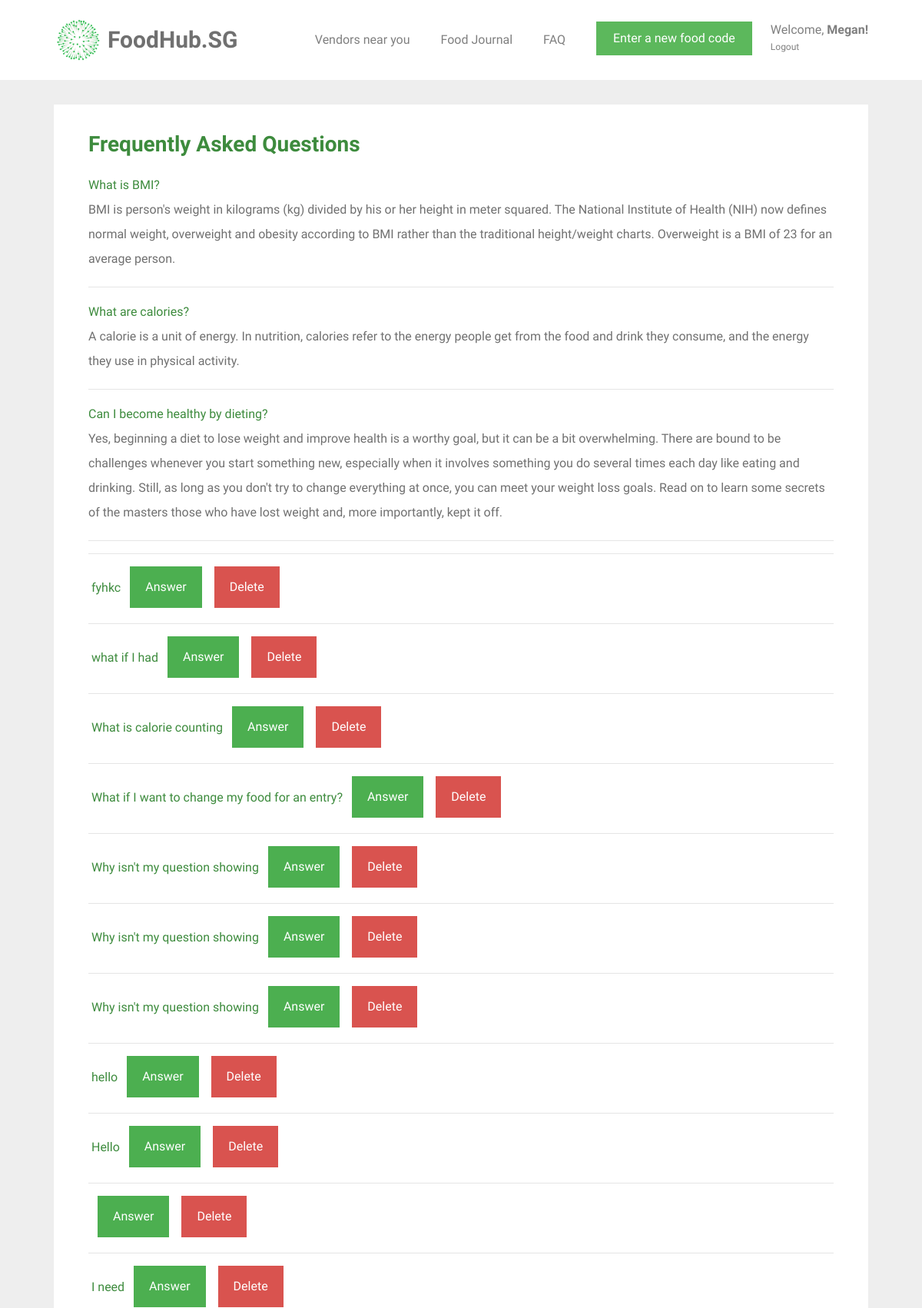
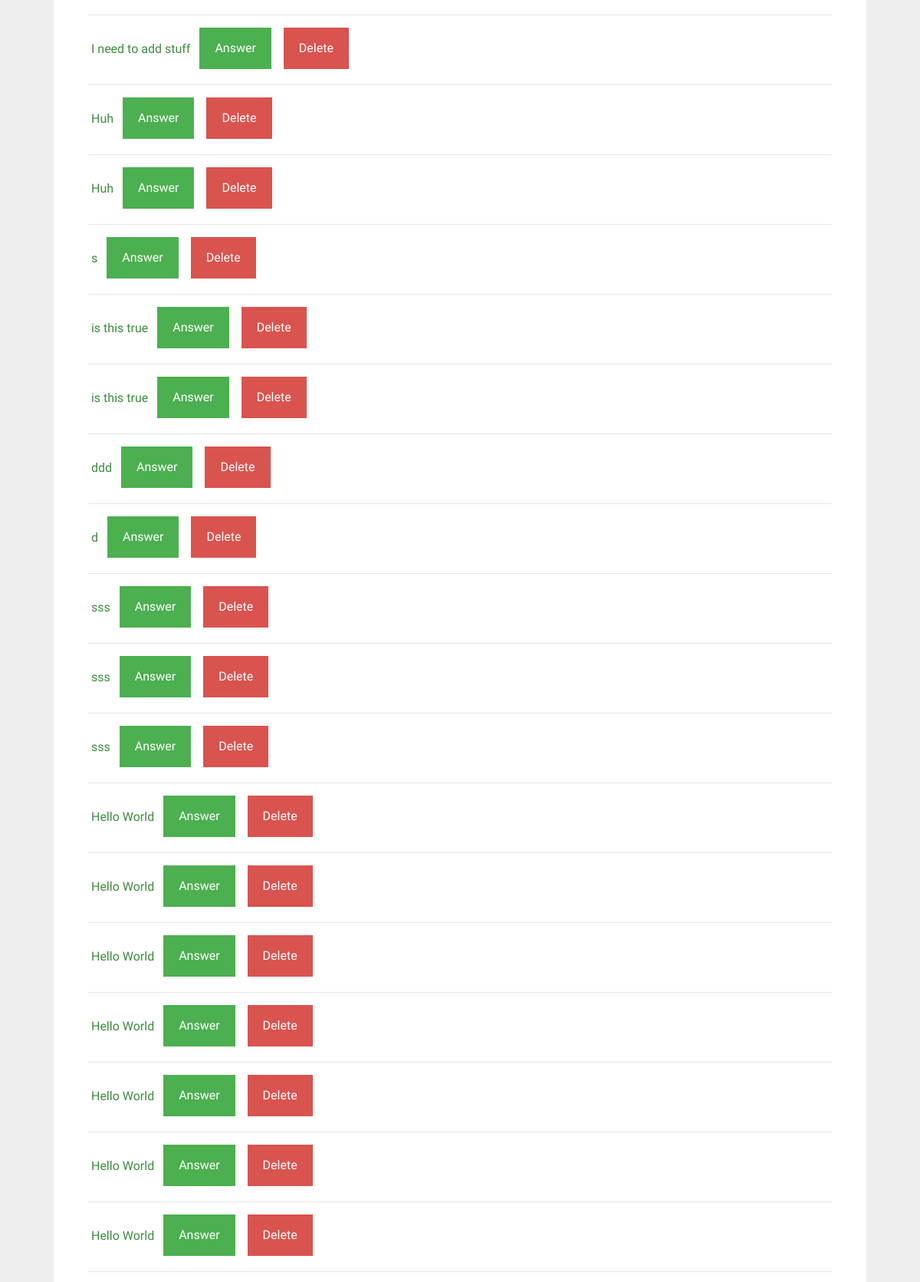
The app's page /faq (signed in, upper part) with its own data (2 pictures, top to bottom).
### tables this page shows
CREATE TABLE user (
  id INTEGER PRIMARY KEY AUTOINCREMENT,
  name TEXT NOT NULL,
  email VARCHAR(512) UNIQUE NOT NULL,
  password TEXT NOT NULL,
  height INTEGER NOT NULL,
  weight INTEGER NOT NULL
);

CREATE TABLE question_and_answer (
  id INTEGER PRIMARY KEY AUTOINCREMENT,
  question TEXT,
  answer TEXT
);

### foodhubsg/user.py (the view, shortened to what this page needs)
@bp.route('/faq', methods=('GET', 'POST'))
@login_required
def faq():
    db = get_db()
    queries = db.execute('SELECT id, question FROM question_and_answer').fetchall()
    return render_template('user/faq.html', queries=queries)

### foodhubsg/auth.py (called while the page is built)
def login_required(view):
    @functools.wraps(view)
    def wrapped_view(**kwargs):
        if g.user is None:
            return redirect(url_for('auth.login'))
        return view(**kwargs)
    return wrapped_view

@bp.before_app_request
def load_logged_in_user():
    user_id = session.get('user_id')
    if user_id is None:
        g.user = None
    else:
        g.user = get_db().execute(
            'SELECT * FROM user WHERE id = ?', (user_id,)
        ).fetchone()

### foodhubsg/db.py (called while the page is built)
def get_db():
    if 'db' not in g:
        g.db = sqlite3.connect(
            current_app.config['DATABASE'],
            detect_types=sqlite3.PARSE_DECLTYPES
        )
        g.db.row_factory = sqlite3.Row
    return g.db

### foodhubsg/templates/user/faq.html (shortened to what this page needs)
{% extends 'base.html' %}
{% block content %}
<div id="colorlib-container">
    <div class="container">
        <div class="box1">
        <div class="row row-pb-md">
            <div class="col-md-12">
                    <h3 class="font_color"><b>Frequently Asked Questions</b></h3>
                    <b class="font_color">What is BMI?</b>
                    <p>BMI is person's weight in kilograms (kg) divided by his or her height in meter squared. The National Institute of Health (NIH) now defines normal weight, overweight and obesity according to BMI rather than the traditional height/weight charts. Overweight is a BMI of 23 for an average person.</p>
                <hr>
                    <b class="font_color">What are calories?</b>
                    <p>A calorie is a unit of energy. In nutrition, calories refer to the energy people get from the food and drink they consume, and the energy they use in physical activity.</p>
                <hr>
                    <b class="font_color">Can I become healthy by dieting?</b>
                    <p>Yes, beginning a diet to lose weight and improve health is a worthy goal, but it can be a bit overwhelming. There are bound to be challenges whenever you start something new, especially when it involves something you do several times each day like eating and drinking. Still, as long as you don't try to change everything at once, you can meet your weight loss goals. Read on to learn some secrets of the masters those who have lost weight and, more importantly, kept it off.</p>
                <hr>
                    {% for query in queries %}
                        <form method="get" id="answer-link" action="{{ url_for('user.answer', id=query[0]) }}">
                        <hr>
                         <b class="font_color"> {{ query[1] }}</b>
                        <input type="submit" value="Answer" name="action" class="btn btn-primary" style="background-color: #4CAF50; height: 54px; margin-left: 0.5em;">
                        <input type="submit" value="Delete" onclick="confirm_removal()" name="action" class="btn btn-primary" style="background-color: #d9534f; height: 54px; margin-left: 0.5em;">
                        </form>
                    {% endfor %}
            </div>
        </div>
        </div>
    </div>
</div>
{% endblock %}

### foodhubsg/templates/base.html (shortened to what this page needs)
<!doctype html>
<link rel="stylesheet" href="https://cdnjs.cloudflare.com/ajax/libs/font-awesome/4.7.0/css/font-awesome.min.css">
<link rel="stylesheet" href="https://stackpath.bootstrapcdn.com/bootstrap/4.1.3/css/bootstrap.min.css">
<link rel="stylesheet" href="../static/css/animate.css">
<link rel="stylesheet" href="../static/css/icomoon.css">
<link rel="stylesheet" href="../static/css/magnific-popup.css">
<link rel="stylesheet" href="../static/css/flexslider.css">
<link rel="stylesheet" href="../static/css/owl.carousel.min.css">
<link rel="stylesheet" href="../static/css/owl.theme.default.min.css">
<link rel="stylesheet" href="../static/css/style.css">
    {% block navbar %}
        <nav class="navbar navbar-light bg-white">
            <div class="container">
                <a class="navbar-brand" href="{{ url_for('index') }}">
                    <img src="../static/images/healthhub-logo.png" width="65px" height="60px" class="d-inline-block align-top" alt="FoodHub.SG Logo">
                    <span id="webname">FoodHub.SG</span>
                </a>
                {% if g.user %}
                    <ul class="navbar-nav ml-auto">
                        <li class="nav-item">
                            <a class="nav-link" href="{{ url_for('vendors.vendors') }}">Vendors near you</a>
                        </li>
                        <li class="nav-item">
                            <a class="nav-link" href="{{ url_for('food.food_journal') }}">Food Journal</a>
                        </li>
                        <li class="nav-item">
                            <a class="nav-link" href="{{ url_for('user.faq') }}">FAQ</a>
                        </li>
                        <li class="nav-item">
                            <a href="{{ url_for('food.food_journal') }}"><button type="button" class="btn btn-success">Enter a new food code</button></a>
                        </li>
                        <li class="nav-item settings nav-link">
                            <a class="nav-link" id="settings-link" href="{{ url_for('user.user_settings')}}">
                                Welcome, <span id="nav-name">{{ g.user['name'] }}!</span>
                            </a>
                            <a class="nav-link" id="logout-link" href="{{ url_for('auth.logout') }}">
                                Logout
                            </a>
                        </li>
                    </ul>
                {% endif %}
                {% endblock %}
            </div>
        </nav>
<section class="content">
    {% block content %}{% endblock %}
</section>

### foodhubsg/static/css/style.css (style rules this page uses)
.font_color { color: #3d8b3d; }
a { color: #F6490D; -webkit-transition: 0.5s; -o-transition: 0.5s; transition: 0.5s; }
p { margin-bottom: 20px; }
h1, h2, h3, h4, h5, h6, figure { color: #707070; font-weight: 400; margin: 0 0 20px 0; }
#colorlib-container, #colorlib-instagram, #colorlib-about, #colorlib-contact, #colorlib-footer { padding: 2em 0; clear: both; }
.content { display: block; }
.btn { margin-right: 4px; margin-bottom: 4px; font-size: 16px; font-weight: 400; -webkit-border-radius: 30px; -moz-border-radius: 30px; -ms-border-radius: 30px; border-radius: 30px; -webkit-transition: 0.5s; -o-transition: 0.5s; transition: 0.5s; padding: 8px 20px; }
.btn-primary { background: #F6490D; color: #fff; }
.btn-success { background: #5cb85c; color: #fff; border: 2px solid #5cb85c; }
.row-pb-md { padding: 2em !important; }
.btn-primary { border-radius: 0; border-width: 0; }
.btn { border-radius: 0; }
.box1 { background: #ffffff; padding: 0.5em; margin-bottom: 3em; transition: box-shadow 0.5s; }
.row.row-pb-md { margin: -5px -10px 0 -10px; }
.container { padding-right: 2.5em; padding-left: 2.5em; }
#nav-name { font-weight: bold; }
.navbar-nav { flex-direction: row; }
.nav-item { padding: 10px 10px 10px 10px; margin: 10px; }
.navbar-nav > .settings { position: relative; display: block; margin-right: 0; padding-right: 0; margin-left: 0; padding-left: 0; color: #4CAF50; }
.settings > .nav-link { line-height: 22px; padding: 0; }
#logout-link { font-size: 12px; }
#webname { color: #707070; font-weight: bold; font-size: 30px; }
.bg-white { background-color: white; }

### records on screen
user: user.name "Megan"
question_and_answer: question "fyhkc"
question_and_answer: question "what if I had"
question_and_answer: question "What is calorie counting"
question_and_answer: question "What if I want to change my food for an entry?"
question_and_answer: question "Why isn't my question showing"
question_and_answer: question "Why isn't my question showing"
question_and_answer: question "Why isn't my question showing"
question_and_answer: question "hello"
question_and_answer: question "Hello"
question_and_answer: question "I need"
question_and_answer: question "I need to add stuff"
question_and_answer: question "Huh"
question_and_answer: question "Huh"
question_and_answer: question "s"
question_and_answer: question "is this true"
question_and_answer: question "is this true"
question_and_answer: question "ddd"
question_and_answer: question "d"
question_and_answer: question "sss"
question_and_answer: question "sss"
question_and_answer: question "sss"
question_and_answer: question "Hello World"
question_and_answer: question "Hello World"
question_and_answer: question "Hello World"
question_and_answer: question "Hello World"
question_and_answer: question "Hello World"
question_and_answer: question "Hello World"
question_and_answer: question "Hello World"
